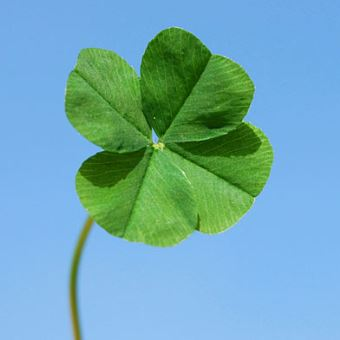
#> input picture img/trefle.jpg, 340 x 340 px
$ python main.py
#> lines starting #> are read from the running program, lines starting #| are printed output that depends on the picture
#> in load_image, original_img is the input picture: shape (340, 340, 3); mean R, G, B 112.8, 169.7, 180.7
import numpy as np
import matplotlib.pyplot as plt
from skimage.filters import gaussian
import matplotlib.image as mimg

class ActiveContour:
    def __init__(self, alpha, beta, gamma, sigma, n_iters):
        self.alpha = alpha
        self.beta = beta
        self.gamma = gamma
        self.sigma = sigma
        self.n_iters = n_iters

    def create_A(self, N):
        row = np.r_[
            -2*self.alpha - 6*self.beta,
            self.alpha + 4*self.beta,
            -self.beta,
            np.zeros(N-5),
            -self.beta,
            self.alpha + 4*self.beta
        ]
        A = np.zeros((N, N))
        for i in range(N):
            A[i] = np.roll(row, i)
        return A

    def create_external_edge_force_gradients(self, img):
        img_float = img.astype(float)
        smoothed = gaussian((img_float - img_float.min()) / (img_float.max() - img_float.min()), self.sigma)
        giy, gix = np.gradient(smoothed)
        gmi = (gix**2 + giy**2)**0.5
        gmi = (gmi - gmi.min()) / (gmi.max() - gmi.min())
        ggmiy, ggmix = np.gradient(gmi)
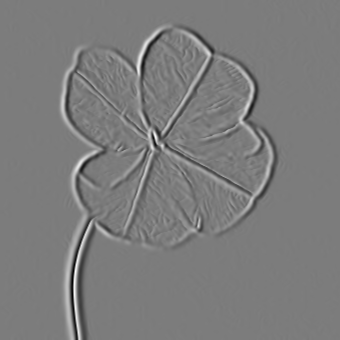
#> ggmix: shape (340, 340) float64; min -0.243, max 0.255, mean 2.52e-06; drawn with min black and max white

        def fx(x, y):
            x = np.clip(x, 0, img.shape[1]-1).round().astype(int)
            y = np.clip(y, 0, img.shape[0]-1).round().astype(int)
            return ggmix[y, x]

        def fy(x, y):
            x = np.clip(x, 0, img.shape[1]-1).round().astype(int)
            y = np.clip(y, 0, img.shape[0]-1).round().astype(int)
            return ggmiy[y, x]

        return fx, fy

    def iterate(self, x, y, fx, fy):
        A = self.create_A(x.shape[0])
        B = np.linalg.inv(np.eye(x.shape[0]) - self.gamma * A)
        snakes = []

        for _ in range(self.n_iters):
            x_new = B @ (x + self.gamma * fx(x, y))
            y_new = B @ (y + self.gamma * fy(x, y))
            x, y = x_new.copy(), y_new.copy()
            snakes.append((x.copy(), y.copy()))
#> after the loop, snakes = 10000 items

        return snakes


class ImageProcessor:
    def __init__(self, img_path, x_center, y_center, rx, ry, n_points, contour_params):
        self.img_path = img_path
        self.x_center = x_center
        self.y_center = y_center
        self.rx = rx
        self.ry = ry
        self.n_points = n_points
        self.contour_params = contour_params

    def load_image(self):
        original_img = mimg.imread(self.img_path)
        if len(original_img.shape) == 3:
            gray_img = np.mean(original_img, axis=2)
        else:
            gray_img = original_img.copy()
        return original_img, gray_img

    def initialize_contour(self):
        t = np.linspace(0, 2*np.pi, self.n_points, endpoint=False)
        x = self.x_center + self.rx * np.cos(t)
        y = self.y_center + self.ry * np.sin(t)
        return x, y

    def process(self):
        original_img, gray_img = self.load_image()
        x, y = self.initialize_contour()
        contour = ActiveContour(**self.contour_params)
        fx, fy = contour.create_external_edge_force_gradients(gray_img)
        snakes = contour.iterate(x, y, fx, fy)
#> snakes = 10000 items

        # Visualization
        fig, ax = plt.subplots(figsize=(10, 8))
        ax.imshow(original_img)
        ax.set_xticks([])
        ax.set_yticks([])

        # Plot initial contour
        ax.plot(np.r_[x, x[0]], np.r_[y, y[0]], c=(0,1,0), lw=2, label='Initial contour')

        # Plot intermediate contours
        for i, (sx, sy) in enumerate(snakes):
            if i % 150 == 0:
                ax.plot(np.r_[sx, sx[0]], np.r_[sy, sy[0]], c=(0,0,1), lw=1)

        # Plot final contour
        ax.plot(np.r_[snakes[-1][0], snakes[-1][0][0]],
                np.r_[snakes[-1][1], snakes[-1][1][0]], c=(1,0,0), lw=2, label='Final contour')

        # Add parameters text
        param_text = f"Parameters:\nα={self.contour_params['alpha']}\nβ={self.contour_params['beta']}\nγ={self.contour_params['gamma']}\nσ={self.contour_params['sigma']}"
        ax.text(0.98, 0.98, param_text,
                transform=ax.transAxes,
                verticalalignment='top',
                horizontalalignment='right',
                bbox=dict(boxstyle='square,pad=0.5', facecolor='white', alpha=0.8))

        ax.legend()
        plt.title(f"Active Contour on {self.img_path}")
        plt.show()


if __name__ == "__main__":
    # Define contour parameters for each image
    trefle_params = {'alpha': 0.03, 'beta': 0.1, 'gamma': 10, 'sigma': 2.0, 'n_iters': 10000}
    pique_params = {'alpha': 0.03, 'beta': 0.001, 'gamma': 2, 'sigma': 1.0, 'n_iters': 16000}
    etoile_params = {'alpha': 0.01, 'beta': 0.001, 'gamma': 8, 'sigma': 1.0, 'n_iters': 16000}
    vase_params = {'alpha': 0.001, 'beta': 1, 'gamma': 30, 'sigma': 1.0, 'n_iters': 20000}

    # Process each image
    print("Processing trèfle image...")
    trefle_processor = ImageProcessor('img/trefle.jpg', 150, 150, 150, 150, 200, trefle_params)
    trefle_processor.process()

    print("Processing pique image...")
    pique_processor = ImageProcessor('img/pique.jpg', 550, 550, 450, 450, 300, pique_params)
    pique_processor.process()
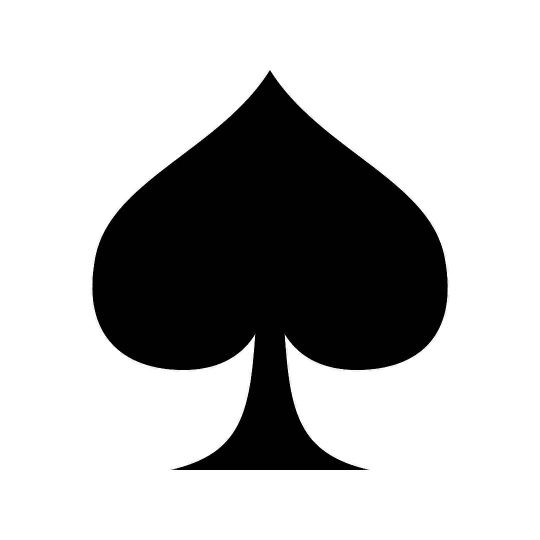
#> input picture img/pique.jpg, 1080 x 1080 px (shown at 1/2 size)
#> in load_image, original_img is the input picture: shape (1080, 1080, 3); min 0, max 255, mean 186.1
#> in create_external_edge_force_gradients (call 2), `gmi = (gix**2 + giy**2)**0.5`:
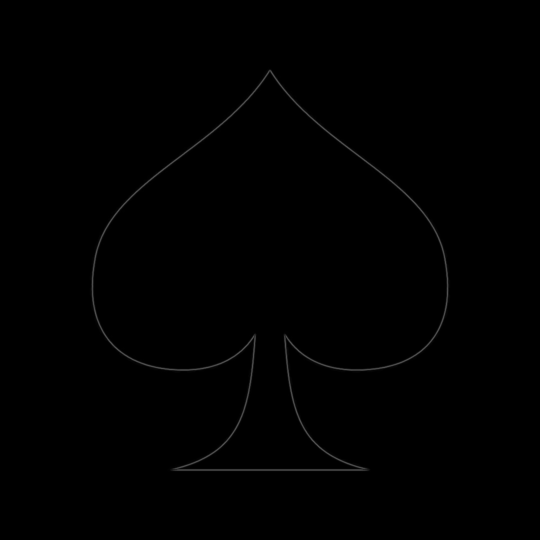
#> gmi: shape (1080, 1080) float64 (shown at 1/2 size); min 0, max 0.351, mean 0.00269

    print("Processing etoile image...")
    etoile_processor = ImageProcessor('img/etoile.png', 320, 320, 340, 340, 200, etoile_params)
    etoile_processor.process()
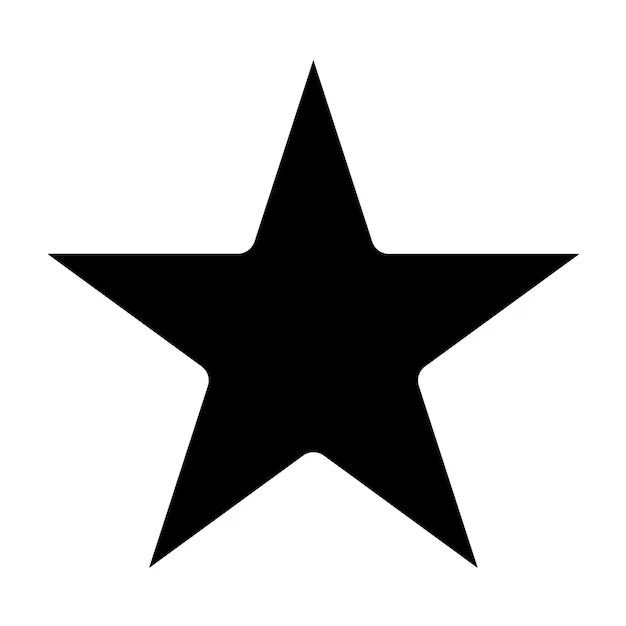
#> input picture img/etoile.png, 626 x 626 px
#> in load_image, original_img is the input picture: shape (626, 626, 4) float32; mean R, G, B, A 0.775, 0.775, 0.775, 1

    print("Processing vase image...")
    vase_processor = ImageProcessor('img/vase.jpg', 100, 90, 70, 70, 200, vase_params)
    vase_processor.process()
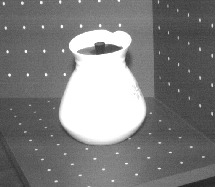
#> input picture img/vase.jpg, 216 x 187 px
#> in load_image, original_img is the input picture: shape (187, 216); min 33, max 255, mean 126.8
#> in create_external_edge_force_gradients (call 4), `ggmiy, ggmix = np.gradient(gmi)`:
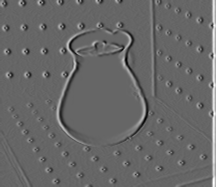
#> ggmix: shape (187, 216) float64; min -0.246, max 0.367, mean 0.00409; drawn with min black and max white
#> in process (call 4), `snakes = contour.iterate(x, y, fx, fy)`: snakes = 20000 items
#> in process (call 4), `plt.show()`:
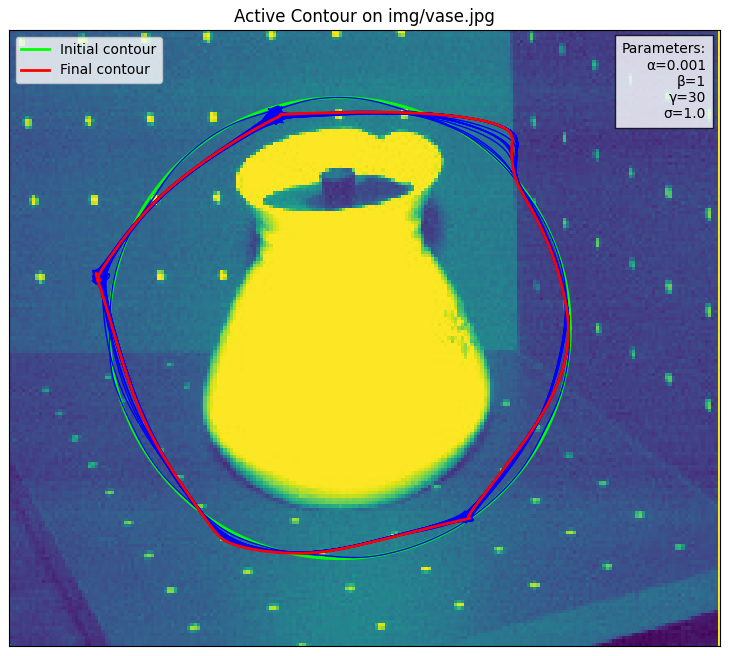
#> figure drawn by matplotlib, 1 panel
